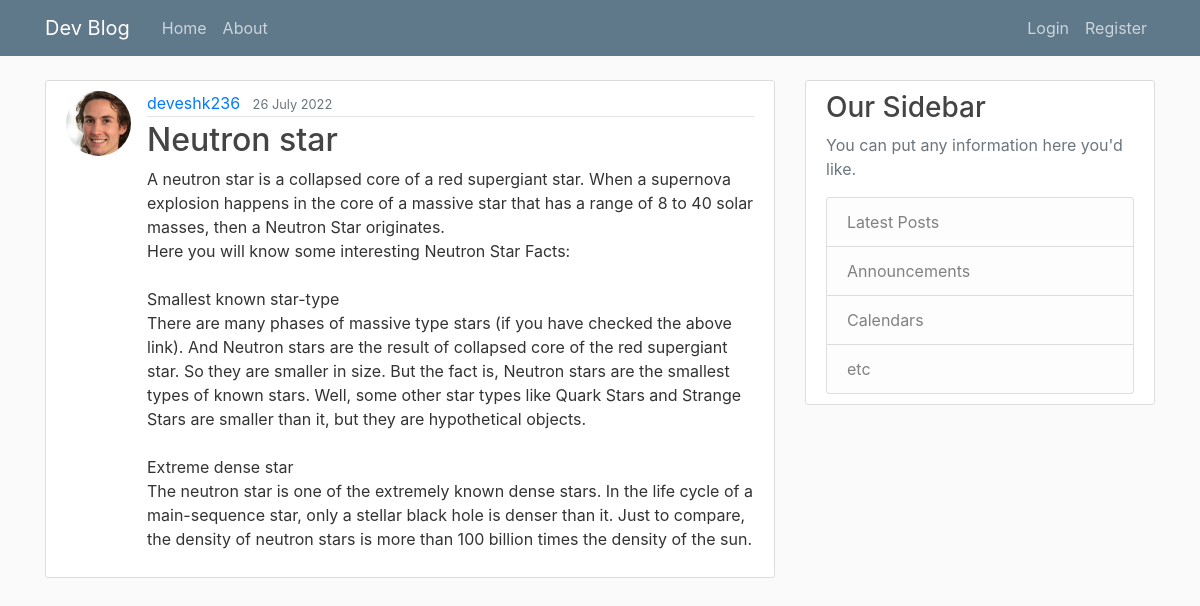
Screenshot of /post/2 with the database file from the repository.
### FlaskBlog/models.py (models this page shows, shortened)
class User(db.Model, UserMixin):
    id = db.Column(db.Integer, primary_key=True)
    username = db.Column(db.String(20), unique=True, nullable=False)
    email = db.Column(db.String(120), unique=True, nullable=False)
    image_file = db.Column(db.String(120), nullable=False, default="default.jpg")
    password = db.Column(db.String(60), nullable=False)
    posts = db.relationship("Post", backref="author", lazy=True)

class Post(db.Model):
    id = db.Column(db.Integer, primary_key=True)
    title = db.Column(db.String(100), nullable=False)
    date_posted = db.Column(db.DateTime, nullable=False, default=date.today())
    content = db.Column(db.Text, nullable=False)
    user_id = db.Column(db.Integer, db.ForeignKey("user.id"), nullable=False)

### FlaskBlog/Posts/route.py (the view)
@posts.route("/post/<int:post_id>")
def my_post(post_id):
    post = Post.query.get_or_404(post_id)
    return render_template("post.html", title=post.title, post=post)

### FlaskBlog/templates/post.html (shortened to what this page needs)
{% extends "layout.html" %}
{% block content %}
<article class="media content-section">
    <img class="rounded-circle article-img"
         src="{{ url_for('static', filename='profile_pics/' + post.author.image_file) }}">
    <div class="media-body">
        <div class="article-metadata">
            <a class="mr-2" href="{{ url_for('users.user_posts', username=post.author.username) }}">{{ post.author.username }}</a>
            <small class="text-muted">{{ post.date_posted.strftime("%d %B %Y") }}</small>
        </div>
        <h2 class="article-title">{{ post.title }}</h2>
        <p class="article-content">{{ post.content }}</p>
    </div>
</article>
{% endblock content %}

### FlaskBlog/static/main.css (style rules this page uses)
body { background: #fafafa; color: #333333; margin-top: 5rem; }
h1, h2, h3, h4, h5, h6 { color: #444444; }
.content-section { background: #ffffff; padding: 10px 20px; border: 1px solid #dddddd; border-radius: 3px; margin-bottom: 20px; }
.article-title { color: #444444; }
.article-content { white-space: pre-line; }
.article-img { height: 65px; width: 65px; margin-right: 16px; }
.article-metadata { padding-bottom: 1px; margin-bottom: 4px; border-bottom: 1px solid #e3e3e3 }

### rows the page displays
User: image_file (picture), author.username "deveshk236"
Post: date_posted "26 July 2022", title "Neutron star", content "A neutron star is a collapsed core of a red supergiant star. When a supernova explosion happens in the core of a massive star that has a range of 8 to 40 solar masses, then a Neutron Star originates. Here you will know some interesting Neutron Star Facts: Smallest known star-type There are many phases of massive type stars (if you have checked the above link). And Neutron stars are the result of collapsed core of the red supergiant star. So they are smaller in size. But the fact is, Neutron stars are the smallest types of known stars. Well, some other star types like Quark Stars and Strange Stars are smaller than it, but they are hypothetical objects. Extreme dense star The neutron star is…"
